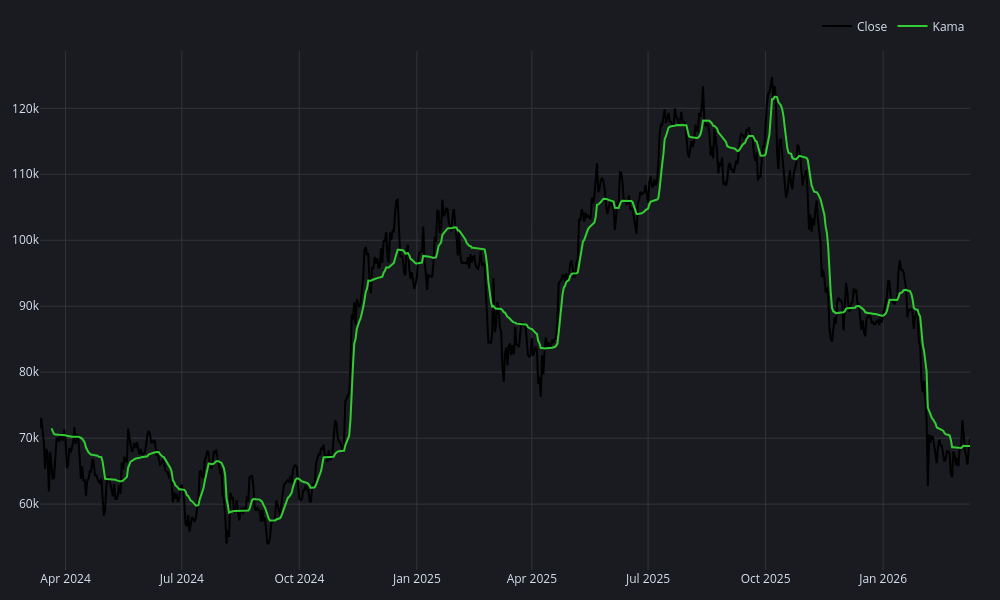

Write notebook code for a chart like this one.
### Code cell
fig2 = kama.plot(column='BTC-USD',
          close_kwargs=dict(trace_kwargs=dict(line_color='black')),
          kama_kwargs=dict(trace_kwargs=dict(line_color='limegreen'))
         )
fig2.update_layout(height=600, width=1000)
#fig2.write_html("fig2.html", include_plotlyjs="embed")
fig2.show()

### Figure 1 — Plotly figure (JSON) as saved in the notebook; plotly's stock layout.template omitted (floating-point values rounded to 4 significant figures; data arrays with more than 128 entries replaced by an {"elided": "..."} marker saying what was removed)
{"data": [{"line": {"color": "black"}, "name": "Close", "showlegend": true, "type": "scatter", "x": {"elided": "729 str values"}, "y": {"elided": "729 float values"}}, {"line": {"color": "limegreen"}, "name": "Kama", "showlegend": true, "type": "scatter", "x": {"elided": "729 str values"}, "y": {"elided": "729 float values"}}], "layout": {"height": 600, "legend": {"orientation": "h", "traceorder": "normal", "x": 1, "xanchor": "right", "y": 1.02, "yanchor": "bottom"}, "margin": {"b": 30, "l": 30, "r": 30, "t": 30}, "width": 1000}}
